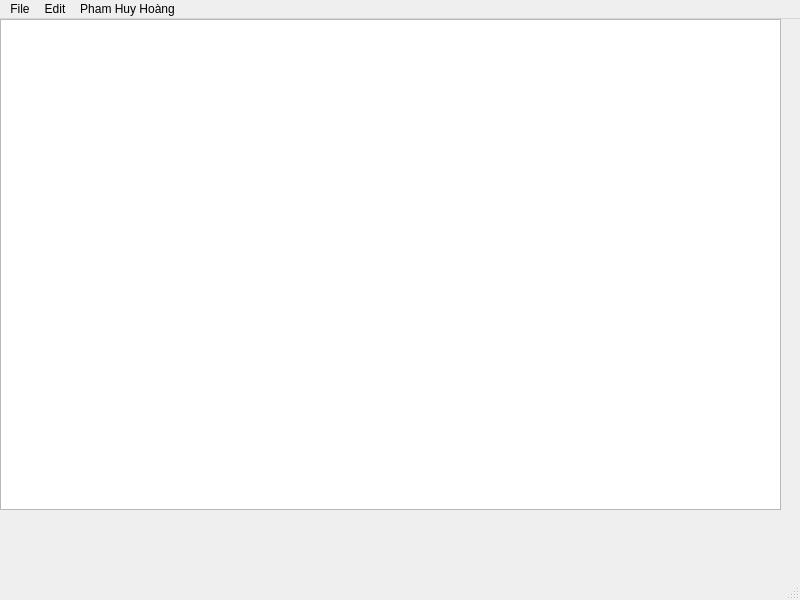
<?xml version="1.0" encoding="UTF-8"?>
<ui version="4.0">
 <class>MainWindow</class>
 <widget class="QMainWindow" name="MainWindow">
  <property name="geometry">
   <rect>
    <x>0</x>
    <y>0</y>
    <width>800</width>
    <height>600</height>
   </rect>
  </property>
  <property name="windowTitle">
   <string>MainWindow</string>
  </property>
  <widget class="QWidget" name="centralwidget">
   <widget class="QWidget" name="verticalLayoutWidget">
    <property name="geometry">
     <rect>
      <x>0</x>
      <y>0</y>
      <width>781</width>
      <height>491</height>
     </rect>
    </property>
    <layout class="QVBoxLayout" name="verticalLayout">
     <item>
      <widget class="QTextEdit" name="textEdit"/>
     </item>
    </layout>
   </widget>
  </widget>
  <widget class="QMenuBar" name="menubar">
   <property name="geometry">
    <rect>
     <x>0</x>
     <y>0</y>
     <width>800</width>
     <height>21</height>
    </rect>
   </property>
   <widget class="QMenu" name="menuFile">
    <property name="title">
     <string>File</string>
    </property>
    <addaction name="actionNew"/>
    <addaction name="actionOpen"/>
    <addaction name="actionSave_as"/>
    <addaction name="actionExit"/>
    <addaction name="actionPrint"/>
   </widget>
   <widget class="QMenu" name="menuEdit">
    <property name="title">
     <string>Edit</string>
    </property>
    <addaction name="actionCopy"/>
    <addaction name="actionPaste"/>
    <addaction name="actionCut"/>
    <addaction name="actionUndo"/>
   </widget>
   <widget class="QMenu" name="menuHoang">
    <property name="title">
     <string>Pham Huy Hoàng</string>
    </property>
   </widget>
   <addaction name="menuFile"/>
   <addaction name="menuEdit"/>
   <addaction name="menuHoang"/>
  </widget>
  <widget class="QStatusBar" name="statusbar"/>
  <action name="actionCopy">
   <property name="icon">
    <iconset resource="Resources.qrc">
     <normaloff>:/imgs/C:/Users/Dell/Downloads/Icons/Icons/Copy.bmp</normaloff>:/imgs/C:/Users/Dell/Downloads/Icons/Icons/Copy.bmp</iconset>
   </property>
   <property name="text">
    <string>Copy</string>
   </property>
  </action>
  <action name="actionPaste">
   <property name="icon">
    <iconset resource="Resources.qrc">
     <normaloff>:/imgs/C:/Users/Dell/Downloads/Icons/Icons/Paste.bmp</normaloff>:/imgs/C:/Users/Dell/Downloads/Icons/Icons/Paste.bmp</iconset>
   </property>
   <property name="text">
    <string>Paste </string>
   </property>
  </action>
  <action name="actionCut">
   <property name="icon">
    <iconset resource="Resources.qrc">
     <normaloff>:/imgs/C:/Users/Dell/Downloads/Icons/Icons/Cut.bmp</normaloff>:/imgs/C:/Users/Dell/Downloads/Icons/Icons/Cut.bmp</iconset>
   </property>
   <property name="text">
    <string>Cut</string>
   </property>
  </action>
  <action name="actionUndo">
   <property name="text">
    <string>Undo</string>
   </property>
  </action>
  <action name="actionNew">
   <property name="icon">
    <iconset resource="Resources.qrc">
     <normaloff>:/imgs/C:/Users/Dell/Downloads/Icons/Icons/New.bmp</normaloff>:/imgs/C:/Users/Dell/Downloads/Icons/Icons/New.bmp</iconset>
   </property>
   <property name="text">
    <string>New</string>
   </property>
  </action>
  <action name="actionOpen">
   <property name="icon">
    <iconset resource="Resources.qrc">
     <normaloff>:/imgs/C:/Users/Dell/Downloads/Icons/Icons/Open.bmp</normaloff>:/imgs/C:/Users/Dell/Downloads/Icons/Icons/Open.bmp</iconset>
   </property>
   <property name="text">
    <string>Open</string>
   </property>
  </action>
  <action name="actionSave_as">
   <property name="icon">
    <iconset resource="Resources.qrc">
     <normaloff>:/imgs/C:/Users/Dell/Downloads/Icons/Icons/Save.bmp</normaloff>:/imgs/C:/Users/Dell/Downloads/Icons/Icons/Save.bmp</iconset>
   </property>
   <property name="text">
    <string>Save as</string>
   </property>
  </action>
  <action name="actionExit">
   <property name="text">
    <string>Exit </string>
   </property>
  </action>
  <action name="actionPrint">
   <property name="text">
    <string>Print</string>
   </property>
  </action>
 </widget>
 <resources>
  <include location="Resources.qrc"/>
 </resources>
 <connections/>
</ui>
